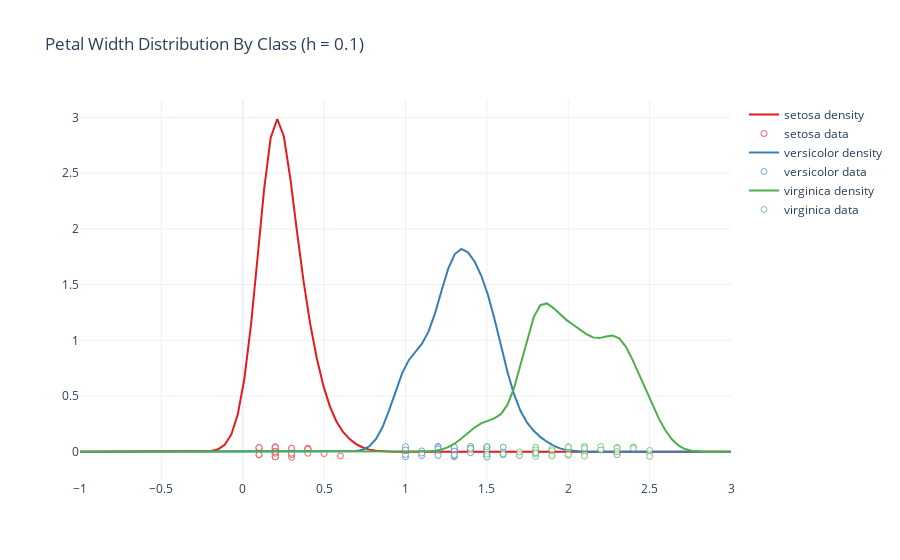

The cell this chart's notebook holds for it:
### Markdown cell above
## Plot Univariate Distributions at Different Bandwiths

### Code cell
species = ["setosa", "versicolor", "virginica"]
color_map: Dict[str, str] = dict(
    setosa = "#e41a1c",
    versicolor = "#377eb8",
    virginica = "#4daf4a"
) 
f10 = Parzen.plot1D(raw_data, np.linspace(-1, 3, 100), 3, 0.1, species, color_map)
f10.update_layout(title = "Petal Width Distribution By Class (h = 0.1)")
f10.show()
